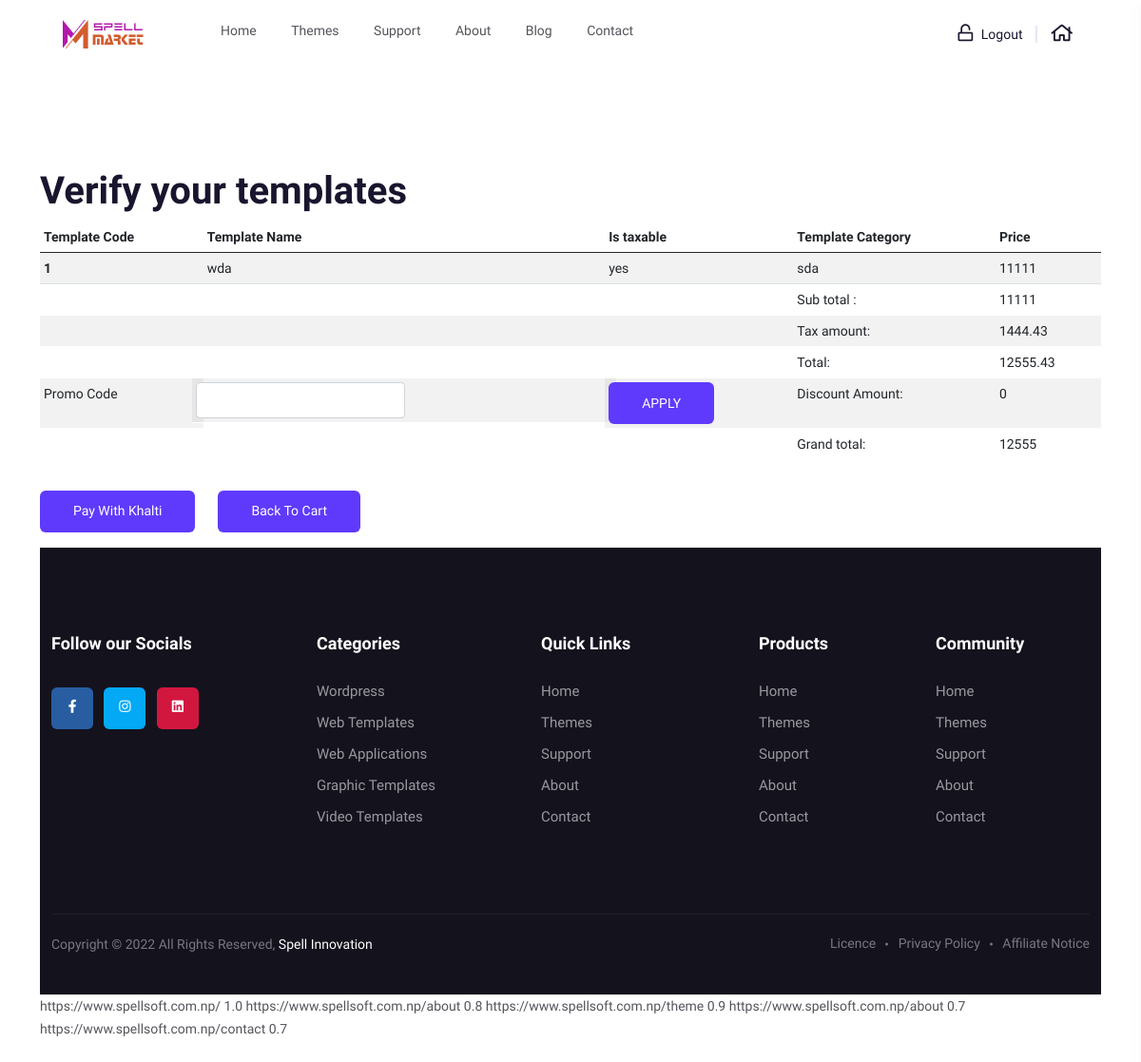
/checkout/ (signed in), run on an earlier commit of the app's database.
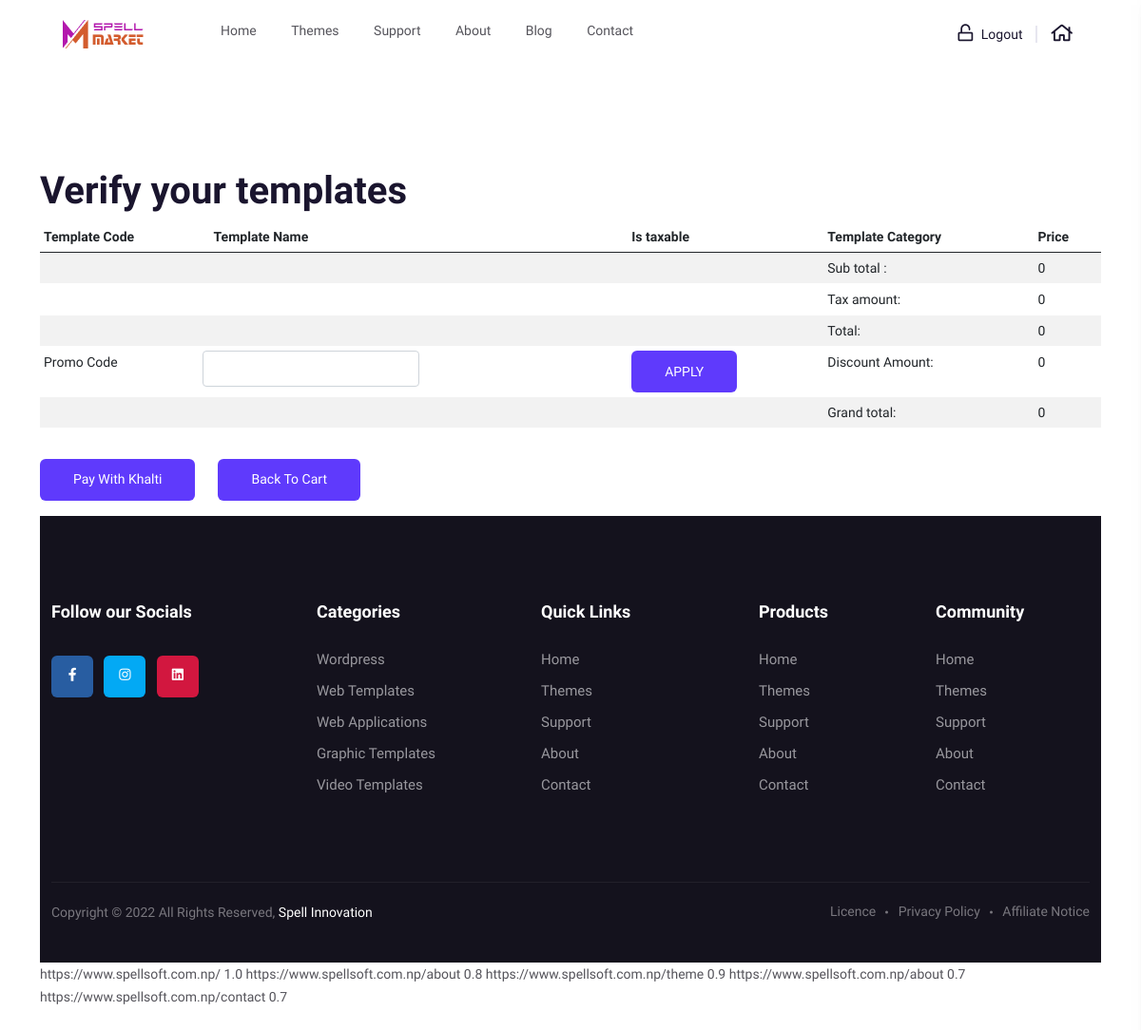
And on a later commit of the database.
### features/models.py (models this page shows, shortened)
class Cart(models.Model):
    user = models.ForeignKey(User, on_delete=models.CASCADE)
    template = models.ForeignKey(Template, on_delete=models.CASCADE)

### adminpanel/models.py (models this page shows)
class Template(models.Model):
    category = models.ForeignKey(Category, on_delete=models.CASCADE)
    sub_category = models.ForeignKey(
        SubCategory, on_delete=models.CASCADE, null=True, blank=True
    )
    child_category = models.ForeignKey(
        ChildCategory, on_delete=models.CASCADE, null=True, blank=True
    )
    tag = models.ManyToManyField(Tag, null=True, blank=True)
    template_name = models.CharField(max_length=1000)
    template_details = models.TextField()
    template_features = models.TextField()
    template_layout = models.TextField()
    template_price = models.IntegerField()
    TAX_CHOICES = (("yes", "yes"), ("no", "no"))
    is_taxable = models.CharField(max_length=20, choices=TAX_CHOICES, default="yes")
    version = models.CharField(max_length=100)
    framework = models.CharField(max_length=1000)
    template_image = models.ImageField(
        null=True, blank=True, upload_to="template_images/"
    )
    template_url = models.URLField(null=True, blank=True)
    template_file = models.FileField(null=True, blank=True, upload_to="template_files/")
    is_featured = models.BooleanField(null=True, default=0)
    created = models.DateTimeField(auto_now_add=True, null=True)
    def __str__(self):
        return self.template_name

class Category(models.Model):
    category = models.CharField(max_length=100, unique=True)
    category_image = models.ImageField(null=True, upload_to="category_images/")
    order = models.IntegerField(null=True)
    STATUS_CHOICES = (("active", "active"), ("inactive", "inactive"))
    status = models.CharField(max_length=100, choices=STATUS_CHOICES, default="active")
    created = models.DateTimeField(auto_now_add=True, null=True)
    def __str__(self):
        return self.category
    class Meta:
        verbose_name_plural = "1. Category"

### features/views.py (the view, shortened to what this page needs)
# urls.py: path("checkout/", views.checkout, name="checkout"),
@login_required(login_url="login")
def checkout(request):
    carts = Cart.objects.filter(user=request.user)
    promo = None
    sub_total = 0
    for cart in carts:
        template = Template.objects.get(template_name=cart.template)
        sub_total += template.template_price
    tax_amt = 0
    for cart in carts:
        template = Template.objects.get(template_name=cart.template)
        if template.is_taxable == "yes":
            tax_amt += template.template_price * 0.13
    total = sub_total + tax_amt
    discount_amt = 0
    grand_total = int(total - discount_amt)
    context = {
        "carts": carts,
        "sub_total": sub_total,
        "tax_amt": tax_amt,
        "grand_total": grand_total,
        "total": total,
        "discount_amt": discount_amt,
        "promo_code": promo,
    }
    return render(request, "checkout.html", context)

### templates/checkout.html (shortened to what this page needs)
{% include 'header.html' %}
<section class="category__area pt-105 pb-135">
  <div class="container">
    <section>
      <h1>Verify your templates</h1>
      <div class="tbl-header overflow-auto">
        <table
          cellpadding="0"
          cellspacing="0"
          class="table table-striped table-sm w-900"
        >
          <thead>
            <tr>
              <th scope="col">Template Code</th>
              <th scope="col">Template Name</th>
              <th scope="col">Is taxable</th>
              <th scope="col">Template Category</th>
              <th scope="col">Price</th>
            </tr>
          </thead>
          <tbody>
            {% for carts in carts %}
            <tr>
              <th scope="row">{{carts.template.id}}</th>
              <td>{{carts.template}}</td>
              <td>{{carts.template.is_taxable}}</td>
              <td>{{carts.template.category}}</td>
              <td>{{carts.template.template_price}}</td>
            </tr>
            {% endfor %}
            <form method="POST" action="">
              <tr class="border-none">
                <td></td>
                <td></td>
                <td></td>
                <td>Sub total :</td>
                <td>{{sub_total}}</td>
              </tr>
              <tr class="border-none">
                <td></td>
                <td></td>
                <td></td>
                <td>Tax amount:</td>
                <td>{{tax_amt}}</td>
              </tr>
              <tr class="border-none">
                <td></td>
                <td></td>
                <td></td>
                <td>Total:</td>
                <td>{{total}}</td>
              </tr>
              <tr class="border-none">
                <td id="form__promo" class="form-label">Promo Code</td>
                <td class="row">
                  <input
                    type="text"
                    id="form__promo"
                    name="promo_code"
                    value="{{promo_code.promo_code}}"
                    class="form-control col"
                  />
                  <div class="col"></div>
                </td>
                <td>
                  <button class="m-btn m-btn-2" type="submit">APPLY</button>
                </td>
                <td>Discount Amount:</td>
                <td>{{discount_amt}}</td>
              </tr>
              <tr class="border-none">
                <td></td>
                <td></td>
                <td></td>
                <td>Grand total:</td>
                <td>{{grand_total}}</td>
              </tr>
            </form>
          </tbody>
        </table>
      </div>
      <div class="d-flex w-auto">
        <div class="x-4 my-3">
          <span id="payment-button" class="m-btn m-btn-2">
            Pay with khalti
          </span>
        </div>
        <div class="px-4 my-3">
          <a href="{% url 'cart' %}" class="m-btn m-btn-2"> Back to Cart</a>
        </div>
      </div>
    </section>
    {% include 'footer.html' %}

What changed in the data, as far as the page shows it:
removed Cart: template.id "1", template "wda", template.is_taxable "yes", template.category "sda", template.template_price "11111"
Also different on the page:
{{ sub_total }}: "11111" → "0"
{{ tax_amt }}: "1444.43" → "0"
{{ total }}: "12555.43" → "0"
{{ grand_total }}: "12555" → "0"
